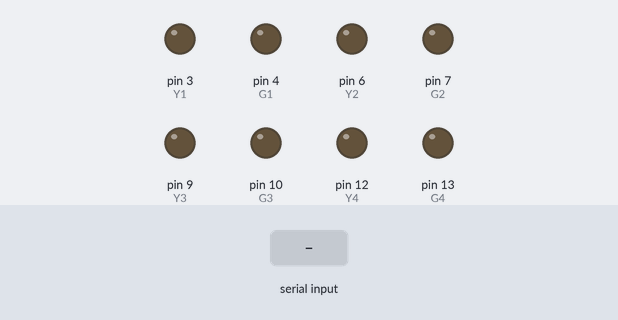
Bench run of a sketch on a simulated Arduino Uno, built with avr-gcc and run on an emulated ATmega328P. Parts: output pins drawn as LEDs (lit = HIGH). Dashed ring = blinking. The inputs (shaded band) are chosen by the test bench. Pins used as bus, display or sensor lines are not drawn.

Above: at 1.2 s.
1.3 s: "TL1:G\n" received over Serial
At 1.55 s:
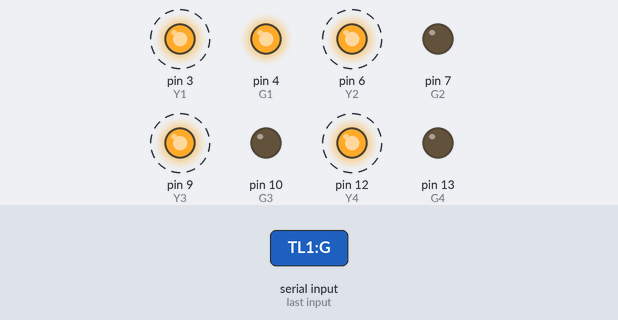
4.3 s: "TL2:G\n" received over Serial
At 4.55 s:
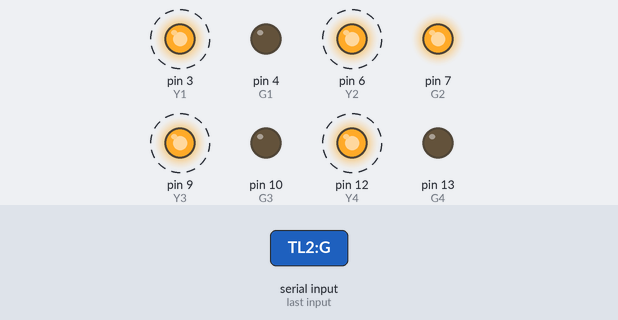
7.3 s: "TL3:G\n" received over Serial
At 7.55 s:
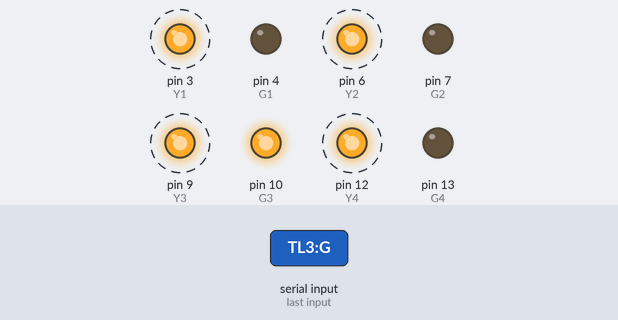
10.3 s: "TL4:G\n" received over Serial
At 10.55 s:
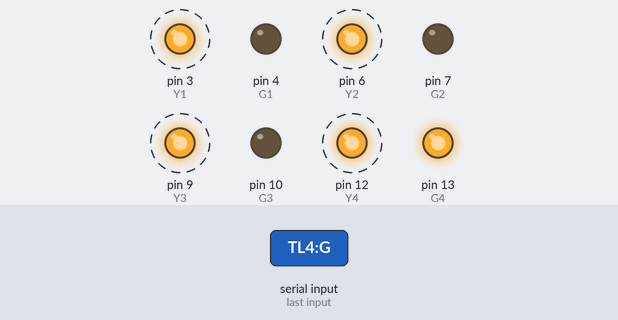
Timing chart, 0 to 14.3 s (numbered marks = the images above; inputs shaded):
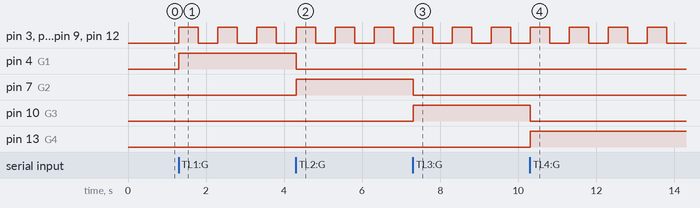

Measured:
- after the input at 1.3 s, pin 3 (Y1), pin 6 (Y2), pin 9 (Y3), pin 12 (Y4): alternates HIGH for 0.50 s and LOW for 0.50 s, starting at once; pin 4 (G1): LOW → HIGH at once
- after the input at 4.3 s, pin 4 (G1): HIGH → LOW at once; pin 7 (G2): LOW → HIGH at once
- after the input at 7.3 s, pin 7 (G2): HIGH → LOW at once; pin 10 (G3): LOW → HIGH at once
- after the input at 10.3 s, pin 10 (G3): HIGH → LOW at once; pin 13 (G4): LOW → HIGH at once

The sketch:

trafficcontrol.ino
```cpp
// ==========================================
// CONFIGURATION: PIN MAPPING
// ==========================================
// ROAD 1 (NORTH)
const int R1 = 2; const int Y1 = 3; const int G1 = 4;
// ROAD 2 (SOUTH)
const int R2 = 5; const int Y2 = 6; const int G2 = 7;
// ROAD 3 (EAST)
const int R3 = 8; const int Y3 = 9; const int G3 = 10;
// ROAD 4 (WEST)
const int R4 = 11; const int Y4 = 12; const int G4 = 13;

// TIMING SETTINGS (Normal Mode)
const long GREEN_TIME = 6000;
const long YELLOW_TIME = 2000;

// TIMING SETTINGS (Interrupt Blink & Delay)
const long BLINK_SPEED = 500; // Yellow lights blink every 500ms
const long STOP_DELAY_TIME = 9000; // 5 seconds delay before returning to normal

// ==========================================
// SYSTEM VARIABLES
// ==========================================
unsigned long previousMillis = 0;
int cycleState = 0;

// INTERRUPT VARIABLES
bool isInterrupted = false;
int overrideTarget = 0;           // 0=None, 1=North, 2=South, 3=East, 4=West
unsigned long blinkMillis = 0;    // Timer for the blinking effect
bool blinkState = LOW;            // Current state of the blinking light (High/Low)

// NEW: STOP DELAY VARIABLES
bool stopRequested = false;       // Tracks if "STOP" has been received
unsigned long stopDelayMillis = 0;// Timer for the 5-second stop delay

void setup() {
  Serial.begin(9600);
  for (int i = 2; i <= 13; i++) {
    pinMode(i, OUTPUT);
    digitalWrite(i, LOW);
  }
}

void loop() {
  // ==================================================
  // 1. CHECK FOR COMMANDS
  // ==================================================
  if (Serial.available() > 0) {
    String command = Serial.readStringUntil('\n');
    command.trim();

    if (command == "STOP") {
      // Only trigger the stop delay if we are currently interrupted
      if (isInterrupted && !stopRequested) {
        stopRequested = true;
        stopDelayMillis = millis(); // Start the 5-second countdown
      }
    }
    else {
      isInterrupted = true;
      stopRequested = false; // Cancel any pending stop if a new emergency comes in

      // Identify which road needs to be GREEN
      if (command == "TL1:G") overrideTarget = 1; // North
      else if (command == "TL2:G") overrideTarget = 2; // South
      else if (command == "TL3:G") overrideTarget = 3; // East
      else if (command == "TL4:G") overrideTarget = 4; // West
    }
  }

  // ==================================================
  // 2. RUN LOGIC BASED ON MODE
  // ==================================================
  if (isInterrupted) {
    // Check if a STOP was requested AND 5 seconds have passed
    if (stopRequested && (millis() - stopDelayMillis >= STOP_DELAY_TIME)) {
      isInterrupted = false;    // Revert to normal mode
      stopRequested = false;    // Reset the stop flag
      previousMillis = millis();// Reset normal timer so we don't skip states
      updateLights(cycleState); // Refresh normal lights immediately
    } else {
      // Run the Blinking Yellow + Forced Red/Green Logic
      // This will continue running during the 5-second delay
      runOverrideBlinkAnimation();
    }
  }
  else {
    // Run Standard Cycle
    runNormalTrafficCycle();
  }
}

// --------------------------------------------------
// OVERRIDE WITH BLINKING YELLOWS
// --------------------------------------------------
void runOverrideBlinkAnimation() {
  unsigned long currentMillis = millis();

  // 1. Handle the Blinking Timer (Non-blocking)
  if (currentMillis - blinkMillis >= BLINK_SPEED) {
    blinkMillis = currentMillis;
    blinkState = !blinkState; // Toggle On/Off
  }

  // 2. Determine which Red/Green lights should be ON
  int northGreen = (overrideTarget == 1) ? HIGH : LOW;
  int northRed   = (overrideTarget == 1) ? LOW  : HIGH;

  int southGreen = (overrideTarget == 2) ? HIGH : LOW;
  int southRed   = (overrideTarget == 2) ? LOW  : HIGH;

  int eastGreen  = (overrideTarget == 3) ? HIGH : LOW;
  int eastRed    = (overrideTarget == 3) ? LOW  : HIGH;

  int westGreen  = (overrideTarget == 4) ? HIGH : LOW;
  int westRed    = (overrideTarget == 4) ? LOW  : HIGH;

  // 3. Update the Pins

  // NORTH
  digitalWrite(G1, northGreen);
  digitalWrite(R1, northRed);
  digitalWrite(Y1, blinkState);

  // SOUTH
  digitalWrite(G2, southGreen);
  digitalWrite(R2, southRed);
  digitalWrite(Y2, blinkState);

  // EAST
  digitalWrite(G3, eastGreen);
  digitalWrite(R3, eastRed);
  digitalWrite(Y3, blinkState);

  // WEST
  digitalWrite(G4, westGreen);
  digitalWrite(R4, westRed);
  digitalWrite(Y4, blinkState);
}

// --------------------------------------------------
// NORMAL TRAFFIC CYCLE
// --------------------------------------------------
void runNormalTrafficCycle() {
  unsigned long currentMillis = millis();
  long currentInterval = (cycleState % 2 == 0) ? GREEN_TIME : YELLOW_TIME;

  if (currentMillis - previousMillis >= currentInterval) {
    previousMillis = currentMillis;
    cycleState++;
    if (cycleState > 7) cycleState = 0;
    updateLights(cycleState);
  }
}

// --------------------------------------------------
// HELPER: Map Cycle State to Actual Lights
// --------------------------------------------------
void updateLights(int state) {
  allLightsOff();
  switch (state) {
    case 0: digitalWrite(G1, HIGH); digitalWrite(R2, HIGH); digitalWrite(R3, HIGH); digitalWrite(R4, HIGH); break;
    case 1: digitalWrite(Y1, HIGH); digitalWrite(R2, HIGH); digitalWrite(R3, HIGH); digitalWrite(R4, HIGH); break;
    case 2: digitalWrite(R1, HIGH); digitalWrite(G2, HIGH); digitalWrite(R3, HIGH); digitalWrite(R4, HIGH); break;
    case 3: digitalWrite(R1, HIGH); digitalWrite(Y2, HIGH); digitalWrite(R3, HIGH); digitalWrite(R4, HIGH); break;
    case 4: digitalWrite(R1, HIGH); digitalWrite(R2, HIGH); digitalWrite(G3, HIGH); digitalWrite(R4, HIGH); break;
    case 5: digitalWrite(R1, HIGH); digitalWrite(R2, HIGH); digitalWrite(Y3, HIGH); digitalWrite(R4, HIGH); break;
    case 6: digitalWrite(R1, HIGH); digitalWrite(R2, HIGH); digitalWrite(R3, HIGH); digitalWrite(G4, HIGH); break;
    case 7: digitalWrite(R1, HIGH); digitalWrite(R2, HIGH); digitalWrite(R3, HIGH); digitalWrite(Y4, HIGH); break;
  }
}

void allLightsOff() {
  for (int i = 2; i <= 13; i++) {
    digitalWrite(i, LOW);
  }
}
```
